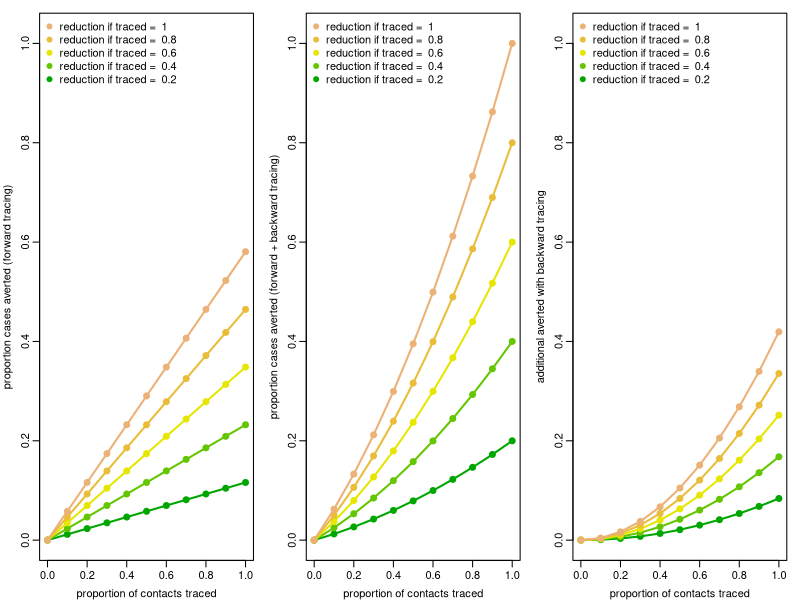

Generate this figure with R:
# - - - - - - - - - - - - - - - - - 
# Analysis of tracing
# - - - - - - - - - - - - - - - - - 

library(tidyverse)

# setwd("~/Documents/GitHub/2020-ncov-forward-back-tracing/")


# Define functions --------------------------------------------------------

tertiary_cases <- function(R=1.2, # reproduction number
                            k=0.3, # dispersion
                            q=1, # probability cluster identified
                            p=0.5, # probability contact traced
                            c1=0.5, # proportional reduction from tracing index case
                            c2=0.5, # proportional reduction from tracing contact of cluster 
                            d=0.5 # probability detection of cases
                           ){
  tertiary_avert <- function(R, k, q, p, c1, c2, d){
      R^2*p*c1 + (1-(1-q*p)*(1-d))*p*c2*R^3*(1+1/k)
  }
  
  # No tracing
  baseline_tertiary <- tertiary_avert(R,k,1,1,1,1,1)
  
  # Cases averted with forward tracing
  forward_tertiary_avert <- tertiary_avert(R,k,0,p,c1,c2,d)

  # Cases averted with forward + backward tracing
  forward_backward_tertiary_avert <- tertiary_avert(R,k,q,p,c1,c2,d)

  list(base=baseline_tertiary,
    forward_avert=forward_tertiary_avert,
    fwd_back_avert=forward_backward_tertiary_avert,
    backward_gain=forward_backward_tertiary_avert-forward_tertiary_avert)
}


#secondary_cases()

# Plot functions ----------------------------------------------------------

#kk <- seq(0.1,0.5,0.1)

plotbypc <- function(R=1.2, k=0.3, q=1, d = 0.5, ps=seq(0.0,1,0.1), cs=seq(0.2,1,0.2), noplot=F){
    psmat <- matrix(ps,length(ps),length(cs))
    csmat <- matrix(cs,length(ps),length(cs),byrow=T)
    tertiary <- tertiary_cases(R,k,q,psmat,csmat,csmat,d)
    if(noplot){return(tertiary)} # skip plotting
    
    cols1=terrain.colors(length(cs)+2)[1:length(cs)]
    cols2=terrain.colors(length(cs)+2)[1:length(cs)]
    cols3=terrain.colors(length(cs)+2)[1:length(cs)]
    
    matplot(tertiary$forward_avert/tertiary$base,x=ps,type="o",pch=19,lty=1,col=cols1,lwd=2,ylab="proportion cases averted (forward tracing)",xlab="proportion of contacts traced",ylim=c(0,1.02))
    legend("topleft",legend=rev(paste("reduction if traced = ",cs)),pch=19,col=rev(cols1),bty="n")
    abline(h=tertiary$base,lwd=2,lty=2)
    matplot(tertiary$fwd_back_avert/tertiary$base,x=ps,type="o",pch=19,lty=1,col=cols2,lwd=2,ylab="proportion cases averted (forward + backward tracing)",xlab="proportion of contacts traced",ylim=c(0,1.02))
    legend("topleft",legend=rev(paste("reduction if traced = ",cs)),pch=19,col=rev(cols1),bty="n")
    abline(h=tertiary$base,lwd=2,lty=2)
    matplot(tertiary$backward_gain/tertiary$base,x=ps,type="o",pch=19,lty=1,col=cols3,lwd=2,ylab="additional averted with backward tracing",xlab="proportion of contacts traced",ylim=c(0,1.02))
    legend("topleft",legend=rev(paste("reduction if traced = ",cs)),pch=19,col=rev(cols1),bty="n")
    abline(h=tertiary$base,lwd=2,lty=2)
    return(tertiary)
}

par(mfrow=c(1,3),mar=c(3,3,1,1),mgp=c(2,0.6,0))
plotbypc()

dev.copy(png,paste0("plot1.png"),units="cm",width=20,height=12,res=150)
#dev.copy(pdf,paste0(dir_pick,"Figure_1.pdf"),width=6,height=8)
dev.off()

